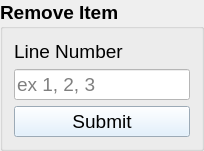
       <widget class="QGroupBox" name="groupBox_2">
        <property name="font">
         <font>
          <pointsize>14</pointsize>
          <weight>75</weight>
          <bold>true</bold>
         </font>
        </property>
        <property name="title">
         <string>Remove Item</string>
        </property>
        <layout class="QGridLayout" name="gridLayout_3">
         <item row="1" column="0">
          <widget class="QLineEdit" name="lineEdit_linenum_delete">
           <property name="font">
            <font>
             <family>MS Shell Dlg 2</family>
             <pointsize>14</pointsize>
             <weight>50</weight>
             <italic>false</italic>
             <bold>false</bold>
            </font>
           </property>
           <property name="toolTip">
            <string>&lt;html&gt;&lt;head/&gt;&lt;body&gt;&lt;p&gt;Enter line item to remove from warehouse&lt;/p&gt;&lt;p&gt;&lt;br/&gt;&lt;/p&gt;&lt;/body&gt;&lt;/html&gt;</string>
           </property>
           <property name="styleSheet">
            <string notr="true">background-color: rgb(255, 255, 255);</string>
           </property>
           <property name="placeholderText">
            <string>ex 1, 2, 3</string>
           </property>
          </widget>
         </item>
         <item row="4" column="0">
          <widget class="QPushButton" name="pushButton_delete_WT">
           <property name="palette">
            <palette>
             <active>
              <colorrole role="Button">
               <brush brushstyle="SolidPattern">
                <color alpha="255">
                 <red>219</red>
                 <green>238</green>
                 <blue>255</blue>
                </color>
               </brush>
              </colorrole>
              <colorrole role="ButtonText">
               <brush brushstyle="SolidPattern">
                <color alpha="255">
                 <red>0</red>
                 <green>0</green>
                 <blue>0</blue>
                </color>
               </brush>
              </colorrole>
              <colorrole role="Base">
               <brush brushstyle="SolidPattern">
                <color alpha="255">
                 <red>219</red>
                 <green>238</green>
                 <blue>255</blue>
                </color>
               </brush>
              </colorrole>
              <colorrole role="Window">
               <brush brushstyle="SolidPattern">
                <color alpha="255">
                 <red>219</red>
                 <green>238</green>
                 <blue>255</blue>
                </color>
               </brush>
              </colorrole>
             </active>
             <inactive>
              <colorrole role="Button">
               <brush brushstyle="SolidPattern">
                <color alpha="255">
                 <red>219</red>
                 <green>238</green>
                 <blue>255</blue>
                </color>
               </brush>
              </colorrole>
              <colorrole role="ButtonText">
               <brush brushstyle="SolidPattern">
                <color alpha="255">
                 <red>0</red>
                 <green>0</green>
                 <blue>0</blue>
                </color>
               </brush>
              </colorrole>
              <colorrole role="Base">
               <brush brushstyle="SolidPattern">
                <color alpha="255">
                 <red>219</red>
                 <green>238</green>
                 <blue>255</blue>
                </color>
               </brush>
              </colorrole>
              <colorrole role="Window">
               <brush brushstyle="SolidPattern">
                <color alpha="255">
                 <red>219</red>
                 <green>238</green>
                 <blue>255</blue>
                </color>
               </brush>
              </colorrole>
             </inactive>
             <disabled>
              <colorrole role="Button">
               <brush brushstyle="SolidPattern">
                <color alpha="255">
                 <red>219</red>
                 <green>238</green>
                 <blue>255</blue>
                </color>
               </brush>
              </colorrole>
              <colorrole role="ButtonText">
               <brush brushstyle="SolidPattern">
                <color alpha="255">
                 <red>120</red>
                 <green>120</green>
                 <blue>120</blue>
                </color>
               </brush>
              </colorrole>
              <colorrole role="Base">
               <brush brushstyle="SolidPattern">
                <color alpha="255">
                 <red>219</red>
                 <green>238</green>
                 <blue>255</blue>
                </color>
               </brush>
              </colorrole>
              <colorrole role="Window">
               <brush brushstyle="SolidPattern">
                <color alpha="255">
                 <red>219</red>
                 <green>238</green>
                 <blue>255</blue>
                </color>
               </brush>
              </colorrole>
             </disabled>
            </palette>
           </property>
           <property name="font">
            <font>
             <family>MS Shell Dlg 2</family>
             <pointsize>14</pointsize>
             <weight>50</weight>
             <italic>false</italic>
             <bold>false</bold>
            </font>
           </property>
           <property name="styleSheet">
            <string notr="true">border-color: rgb(0, 0, 0);</string>
           </property>
           <property name="text">
            <string>Submit</string>
           </property>
          </widget>
         </item>
         <item row="0" column="0">
          <widget class="QLabel" name="label_7">
           <property name="palette">
            <palette>
             <active>
              <colorrole role="WindowText">
               <brush brushstyle="SolidPattern">
                <color alpha="255">
                 <red>0</red>
                 <green>0</green>
                 <blue>0</blue>
                </color>
               </brush>
              </colorrole>
              <colorrole role="Button">
               <brush brushstyle="SolidPattern">
                <color alpha="255">
                 <red>219</red>
                 <green>238</green>
                 <blue>255</blue>
                </color>
               </brush>
              </colorrole>
              <colorrole role="Base">
               <brush brushstyle="SolidPattern">
                <color alpha="255">
                 <red>219</red>
                 <green>238</green>
                 <blue>255</blue>
                </color>
               </brush>
              </colorrole>
              <colorrole role="Window">
               <brush brushstyle="SolidPattern">
                <color alpha="255">
                 <red>219</red>
                 <green>238</green>
                 <blue>255</blue>
                </color>
               </brush>
              </colorrole>
             </active>
             <inactive>
              <colorrole role="WindowText">
               <brush brushstyle="SolidPattern">
                <color alpha="255">
                 <red>0</red>
                 <green>0</green>
                 <blue>0</blue>
                </color>
               </brush>
              </colorrole>
              <colorrole role="Button">
               <brush brushstyle="SolidPattern">
                <color alpha="255">
                 <red>219</red>
                 <green>238</green>
                 <blue>255</blue>
                </color>
               </brush>
              </colorrole>
              <colorrole role="Base">
               <brush brushstyle="SolidPattern">
                <color alpha="255">
                 <red>219</red>
                 <green>238</green>
                 <blue>255</blue>
                </color>
               </brush>
              </colorrole>
              <colorrole role="Window">
               <brush brushstyle="SolidPattern">
                <color alpha="255">
                 <red>219</red>
                 <green>238</green>
                 <blue>255</blue>
                </color>
               </brush>
              </colorrole>
             </inactive>
             <disabled>
              <colorrole role="WindowText">
               <brush brushstyle="SolidPattern">
                <color alpha="255">
                 <red>120</red>
                 <green>120</green>
                 <blue>120</blue>
                </color>
               </brush>
              </colorrole>
              <colorrole role="Button">
               <brush brushstyle="SolidPattern">
                <color alpha="255">
                 <red>219</red>
                 <green>238</green>
                 <blue>255</blue>
                </color>
               </brush>
              </colorrole>
              <colorrole role="Base">
               <brush brushstyle="SolidPattern">
                <color alpha="255">
                 <red>219</red>
                 <green>238</green>
                 <blue>255</blue>
                </color>
               </brush>
              </colorrole>
              <colorrole role="Window">
               <brush brushstyle="SolidPattern">
                <color alpha="255">
                 <red>219</red>
                 <green>238</green>
                 <blue>255</blue>
                </color>
               </brush>
              </colorrole>
             </disabled>
            </palette>
           </property>
           <property name="font">
            <font>
             <family>MS Shell Dlg 2</family>
             <pointsize>14</pointsize>
             <weight>50</weight>
             <italic>false</italic>
             <bold>false</bold>
            </font>
           </property>
           <property name="text">
            <string>Line Number</string>
           </property>
           <property name="buddy">
            <cstring>lineEdit_linenum</cstring>
           </property>
          </widget>
         </item>
        </layout>
       </widget>
